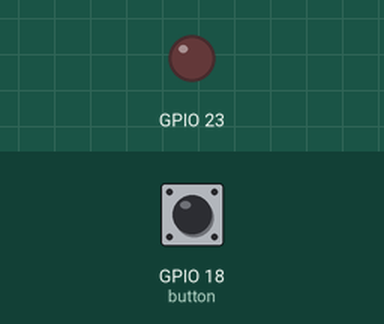
Simulated run of this sketch. Board: ESP32. Shown: output pins drawn as LEDs (lit = HIGH). Dashed ring = blinking. The test bench sets the inputs (shaded band); at power-on: GPIO 18 (button) HIGH.

Above: at 1.2 s.
1.3 s: GPIO 18 (button) pulled LOW for 1 s
At 1.55 s:
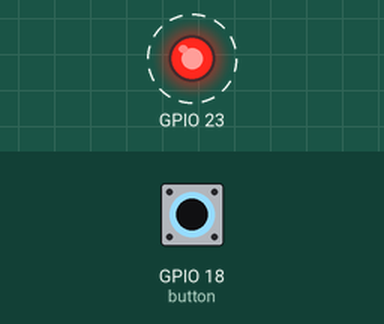
4.3 s: GPIO 18 (button) pulled LOW for 3.2 s
At 7.8 s:
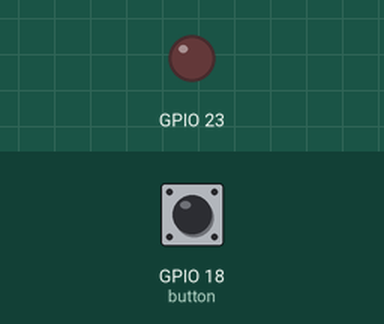
Timing chart, 0 to 9.3 s (numbered marks = the images above; inputs shaded):
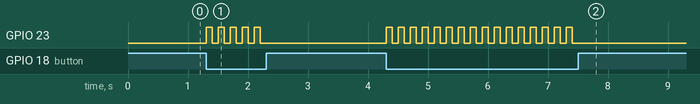

Measured:
- after the input at 1.3 s, GPIO 23: alternates HIGH for 0.10 s and LOW for 0.10 s, 10 changes in all, then stays LOW, starting at once
- after the input at 4.3 s, GPIO 23: alternates HIGH for 0.10 s and LOW for 0.10 s, 32 changes in all, then stays LOW, starting at once

The sketch:

sketch.ino
```cpp
bool lampOn = false;
void setup() {
  pinMode(23, OUTPUT);
  pinMode(18, INPUT_PULLUP);
}
void loop() {
  if (digitalRead(18) == LOW) {
    lampOn = !lampOn;
    digitalWrite(23, lampOn);
  }
  delay(100);
}
```
